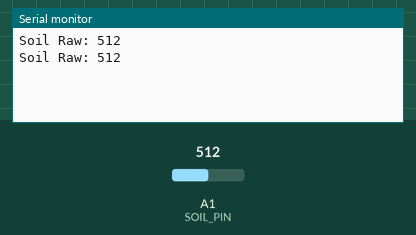
Simulated run of this sketch. Board: Arduino Uno, built with avr-gcc and run on an emulated ATmega328P. Parts: the last lines printed to the serial monitor. The test bench sets the inputs (shaded band); at power-on: A1 (SOIL_PIN) = 512.

Above: at 1.8 s.
1.9 s: A1 (SOIL_PIN) set to 716
At 2.8 s:
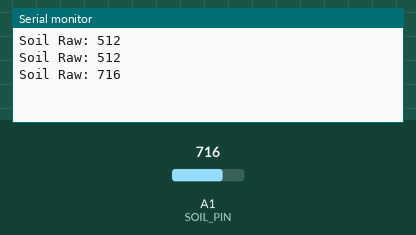
3.4 s: A1 (SOIL_PIN) set to 900
At 4.8 s:
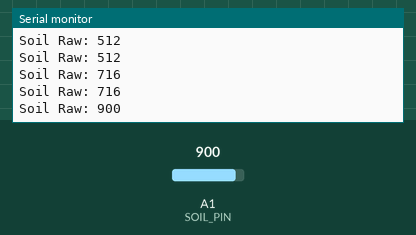
Timing chart, 0 to 6.4 s (numbered marks = the images above; inputs shaded):
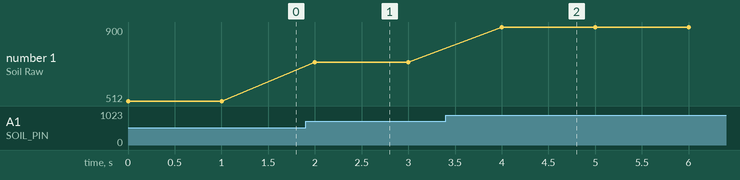

The sketch:

soil_moisture_test.ino
```cpp
#define SOIL_PIN A1

void setup() {
  Serial.begin(9600);
}

void loop() {

  int soil = analogRead(SOIL_PIN);

  Serial.print("Soil Raw: ");
  Serial.println(soil);

  delay(1000);
}
```

Measured:
- after the input at 1.9 s, the serial monitor: prints a new line after 0.10 s (image 1)
- after the input at 3.4 s, the serial monitor: prints a new line after 0.60 s (image 2)
- plotted number 1: 512 → 716 after the input at 1.9 s, 716 → 900 after the input at 3.4 s
